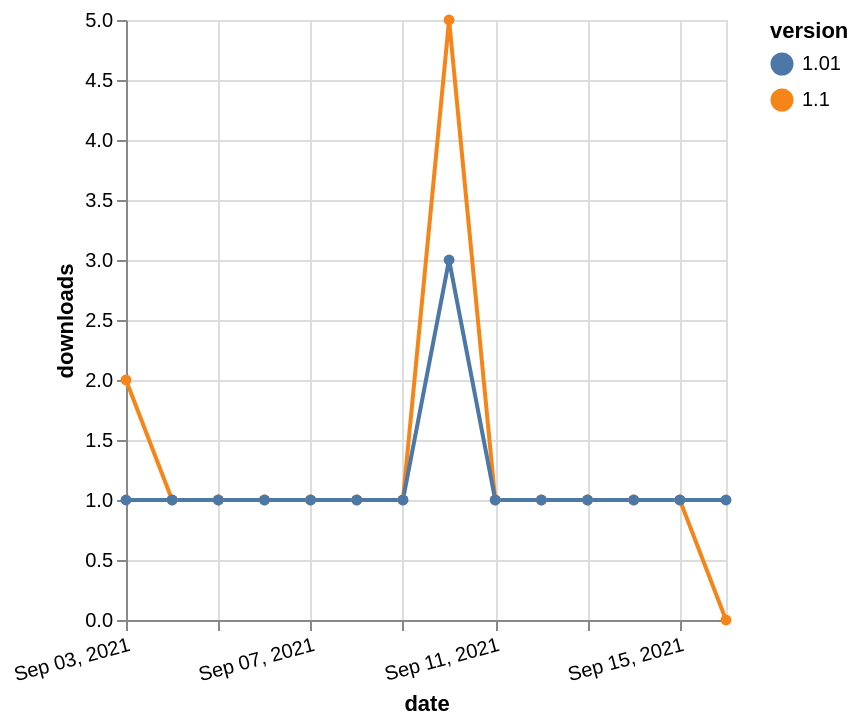

Source (Vega-Lite JSON):
### Vega-Lite specification from a JSON file in a GitHub repository (floating-point values rounded to 4 significant figures)
{"$schema": "https://vega.github.io/schema/vega-lite/v5.json", "description": "A simple bar chart with embedded data.", "data": {"values": [{"date": "2021-09-03", "total": 172, "delta": 2, "version": "1.1"}, {"date": "2021-09-04", "total": 173, "delta": 1, "version": "1.1"}, {"date": "2021-09-05", "total": 174, "delta": 1, "version": "1.1"}, {"date": "2021-09-06", "total": 175, "delta": 1, "version": "1.1"}, {"date": "2021-09-07", "total": 176, "delta": 1, "version": "1.1"}, {"date": "2021-09-08", "total": 177, "delta": 1, "version": "1.1"}, {"date": "2021-09-09", "total": 178, "delta": 1, "version": "1.1"}, {"date": "2021-09-10", "total": 183, "delta": 5, "version": "1.1"}, {"date": "2021-09-11", "total": 184, "delta": 1, "version": "1.1"}, {"date": "2021-09-12", "total": 185, "delta": 1, "version": "1.1"}, {"date": "2021-09-13", "total": 186, "delta": 1, "version": "1.1"}, {"date": "2021-09-14", "total": 187, "delta": 1, "version": "1.1"}, {"date": "2021-09-15", "total": 188, "delta": 1, "version": "1.1"}, {"date": "2021-09-16", "total": 188, "delta": 0, "version": "1.1"}, {"date": "2021-09-03", "total": 192, "delta": 1, "version": "1.01"}, {"date": "2021-09-04", "total": 193, "delta": 1, "version": "1.01"}, {"date": "2021-09-05", "total": 194, "delta": 1, "version": "1.01"}, {"date": "2021-09-06", "total": 195, "delta": 1, "version": "1.01"}, {"date": "2021-09-07", "total": 196, "delta": 1, "version": "1.01"}, {"date": "2021-09-08", "total": 197, "delta": 1, "version": "1.01"}, {"date": "2021-09-09", "total": 198, "delta": 1, "version": "1.01"}, {"date": "2021-09-10", "total": 201, "delta": 3, "version": "1.01"}, {"date": "2021-09-11", "total": 202, "delta": 1, "version": "1.01"}, {"date": "2021-09-12", "total": 203, "delta": 1, "version": "1.01"}, {"date": "2021-09-13", "total": 204, "delta": 1, "version": "1.01"}, {"date": "2021-09-14", "total": 205, "delta": 1, "version": "1.01"}, {"date": "2021-09-15", "total": 206, "delta": 1, "version": "1.01"}, {"date": "2021-09-16", "total": 207, "delta": 1, "version": "1.01"}]}, "width": "container", "mark": {"type": "line", "point": {"filled": true}}, "encoding": {"x": {"field": "date", "type": "temporal", "timeUnit": "yearmonthdate", "title": "date", "axis": {"labelAngle": -15}}, "y": {"field": "delta", "type": "quantitative", "title": "downloads"}, "color": {"field": "version", "type": "nominal"}, "tooltip": {"field": "delta"}}}
